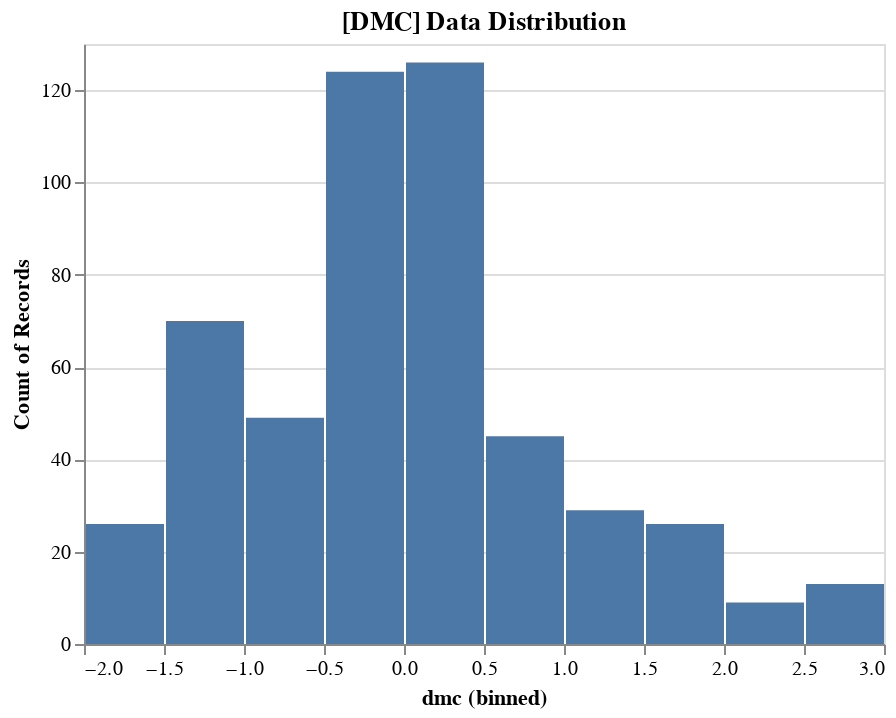

Notebook code for this chart:
### Code cell
lab.eda.histogram(rawScaled,'dmc', {'x': { 'bin': True }})

### Figure 1 — Vega-Lite specification as saved in the notebook (floating-point values rounded to 4 significant figures; data arrays with more than 128 entries replaced by an {"elided": "..."} marker saying what was removed)
{"config": {"view": {"continuousWidth": 400, "continuousHeight": 300}}, "data": {"name": "data-a12f0fede4e86cdd50166d419d9926b2"}, "mark": "bar", "encoding": {"x": {"bin": true, "field": "dmc", "type": "quantitative"}, "y": {"aggregate": "count", "type": "quantitative"}}, "title": "[DMC] Data Distribution", "$schema": "https://vega.github.io/schema/vega-lite/v4.17.0.json", "datasets": {"data-a12f0fede4e86cdd50166d419d9926b2": {"elided": "517 records"}}}
